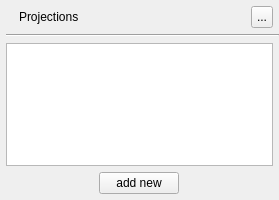
<?xml version="1.0" encoding="UTF-8"?>
<ui version="4.0">
 <class>panel_discovery_presets</class>
 <widget class="QWidget" name="panel_discovery_presets">
  <property name="geometry">
   <rect>
    <x>0</x>
    <y>0</y>
    <width>279</width>
    <height>200</height>
   </rect>
  </property>
  <property name="sizePolicy">
   <sizepolicy hsizetype="Preferred" vsizetype="Expanding">
    <horstretch>0</horstretch>
    <verstretch>1</verstretch>
   </sizepolicy>
  </property>
  <property name="minimumSize">
   <size>
    <width>0</width>
    <height>200</height>
   </size>
  </property>
  <property name="surfaceRole" stdset="0">
   <string>panel</string>
  </property>
  <layout class="QVBoxLayout" name="layout_vertical_layout_2">
   <property name="spacing">
    <number>0</number>
   </property>
   <property name="leftMargin">
    <number>0</number>
   </property>
   <property name="topMargin">
    <number>0</number>
   </property>
   <property name="rightMargin">
    <number>0</number>
   </property>
   <property name="bottomMargin">
    <number>0</number>
   </property>
   <item>
    <widget class="QWidget" name="panel_discovery_content" native="true">
     <property name="sizePolicy">
      <sizepolicy hsizetype="Preferred" vsizetype="Expanding">
       <horstretch>0</horstretch>
       <verstretch>0</verstretch>
      </sizepolicy>
     </property>
     <property name="surfaceRole" stdset="0">
      <string>panel</string>
     </property>
     <layout class="QVBoxLayout" name="layout_vertical_layout">
      <property name="spacing">
       <number>0</number>
      </property>
      <property name="leftMargin">
       <number>0</number>
      </property>
      <property name="topMargin">
       <number>6</number>
      </property>
      <property name="rightMargin">
       <number>0</number>
      </property>
      <property name="bottomMargin">
       <number>0</number>
      </property>
      <item>
       <widget class="QWidget" name="panel_header" native="true">
        <property name="minimumSize">
         <size>
          <width>0</width>
          <height>0</height>
         </size>
        </property>
        <property name="surfaceRole" stdset="0">
         <string>panel</string>
        </property>
        <layout class="QVBoxLayout" name="layout_vertical_layout_4">
         <property name="spacing">
          <number>0</number>
         </property>
         <property name="leftMargin">
          <number>6</number>
         </property>
         <property name="topMargin">
          <number>0</number>
         </property>
         <property name="rightMargin">
          <number>0</number>
         </property>
         <property name="bottomMargin">
          <number>0</number>
         </property>
         <item>
          <layout class="QHBoxLayout" name="layout_horizontal_layout">
           <property name="spacing">
            <number>6</number>
           </property>
           <property name="rightMargin">
            <number>6</number>
           </property>
           <property name="bottomMargin">
            <number>6</number>
           </property>
           <item>
            <widget class="QLabel" name="label_discovery_icon">
             <property name="sizePolicy">
              <sizepolicy hsizetype="Fixed" vsizetype="Preferred">
               <horstretch>0</horstretch>
               <verstretch>0</verstretch>
              </sizepolicy>
             </property>
             <property name="text">
              <string/>
             </property>
             <property name="pixmap">
              <pixmap>../../shared/icons/material/scatter_plot.svg</pixmap>
             </property>
             <property name="iconName" stdset="0">
              <string>scatter_plot</string>
             </property>
             <property name="iconSize" stdset="0">
              <number>20</number>
             </property>
            </widget>
           </item>
           <item>
            <widget class="QLabel" name="label_discovery">
             <property name="text">
              <string>Projections</string>
             </property>
             <property name="scaledContents">
              <bool>true</bool>
             </property>
             <property name="margin">
              <number>0</number>
             </property>
             <property name="indent">
              <number>0</number>
             </property>
            </widget>
           </item>
           <item>
            <widget class="QToolButton" name="button_discovery_options">
             <property name="toolTip">
              <string>Projection options</string>
             </property>
             <property name="minimumSize">
              <size>
               <width>22</width>
               <height>22</height>
              </size>
             </property>
             <property name="maximumSize">
              <size>
               <width>22</width>
               <height>22</height>
              </size>
             </property>
             <property name="text">
              <string>...</string>
             </property>
            </widget>
           </item>
          </layout>
         </item>
         <item>
          <widget class="Line" name="line_line">
           <property name="orientation">
            <enum>Qt::Orientation::Horizontal</enum>
           </property>
           <property name="separatorRole" stdset="0">
            <string>inset</string>
           </property>
          </widget>
         </item>
        </layout>
       </widget>
      </item>
      <item>
       <widget class="QWidget" name="panel_discovery_table" native="true">
        <property name="surfaceRole" stdset="0">
         <string>panel</string>
        </property>
        <layout class="QVBoxLayout" name="layout_vertical_layout_3">
         <property name="spacing">
          <number>6</number>
         </property>
         <property name="leftMargin">
          <number>6</number>
         </property>
         <property name="topMargin">
          <number>6</number>
         </property>
         <property name="rightMargin">
          <number>6</number>
         </property>
         <property name="bottomMargin">
          <number>6</number>
         </property>
         <item>
          <widget class="QListWidget" name="list_projections">
           <property name="sizePolicy">
            <sizepolicy hsizetype="Expanding" vsizetype="Expanding">
             <horstretch>0</horstretch>
             <verstretch>0</verstretch>
            </sizepolicy>
           </property>
           <property name="minimumSize">
            <size>
             <width>0</width>
             <height>0</height>
            </size>
           </property>
           <property name="horizontalScrollBarPolicy">
            <enum>Qt::ScrollBarPolicy::ScrollBarAlwaysOff</enum>
           </property>
           <property name="autoScroll">
            <bool>false</bool>
           </property>
           <property name="tabKeyNavigation">
            <bool>false</bool>
           </property>
           <property name="showDropIndicator" stdset="0">
            <bool>false</bool>
           </property>
           <property name="dragDropOverwriteMode">
            <bool>false</bool>
           </property>
           <property name="alternatingRowColors">
            <bool>true</bool>
           </property>
           <property name="selectionBehavior">
            <enum>QAbstractItemView::SelectionBehavior::SelectRows</enum>
           </property>
           <property name="uniformItemSizes">
            <bool>true</bool>
           </property>
          </widget>
         </item>
         <item alignment="Qt::AlignmentFlag::AlignHCenter">
          <widget class="QPushButton" name="button_add_new_projection">
           <property name="toolTip">
            <string>Create a projection from vectors</string>
           </property>
           <property name="text">
            <string>add new</string>
           </property>
          </widget>
         </item>
        </layout>
       </widget>
      </item>
     </layout>
    </widget>
   </item>
  </layout>
 </widget>
 <resources/>
 <connections/>
</ui>
